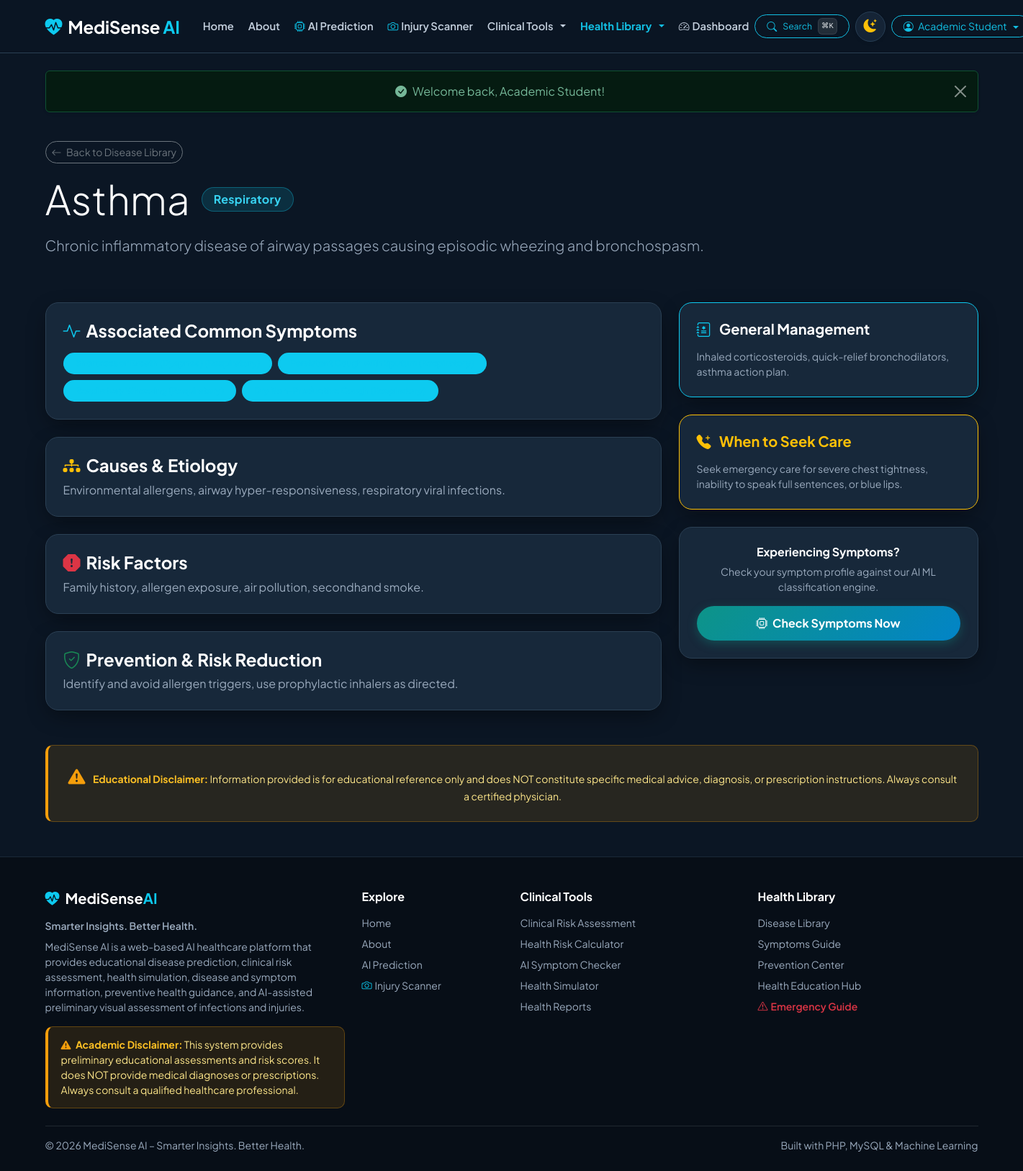
/disease_detail.php?id=4 (signed in), run on the app's committed database.
### tables this page shows
CREATE TABLE `users` (
  `id` INT AUTO_INCREMENT PRIMARY KEY,
  `name` VARCHAR(100) NOT NULL,
  `email` VARCHAR(150) NOT NULL UNIQUE,
  `password` VARCHAR(255) NOT NULL,
  `role` VARCHAR(20) DEFAULT 'user',
  `status` VARCHAR(20) DEFAULT 'active',
  `age` INT DEFAULT NULL,
  `gender` VARCHAR(20) DEFAULT NULL,
  `height_cm` FLOAT DEFAULT NULL,
  `weight_kg` FLOAT DEFAULT NULL,
  `activity_level` VARCHAR(50) DEFAULT NULL,
  `smoking_status` VARCHAR(50) DEFAULT NULL,
  `sleep_hours` FLOAT DEFAULT NULL,
  `health_goals` TEXT DEFAULT NULL,
  `pre_existing_conditions` TEXT DEFAULT NULL,
  `last_login` DATETIME DEFAULT NULL,
  `created_at` TIMESTAMP DEFAULT CURRENT_TIMESTAMP,
  INDEX `idx_users_email` (`email`)
);

CREATE TABLE `diseases` (
  `id` INT AUTO_INCREMENT PRIMARY KEY,
  `name` VARCHAR(100) NOT NULL UNIQUE,
  `category` VARCHAR(100) NOT NULL,
  `short_description` TEXT NOT NULL,
  `causes` TEXT NOT NULL,
  `risk_factors` TEXT NOT NULL,
  `prevention` TEXT NOT NULL,
  `management` TEXT NOT NULL,
  `when_to_seek_care` TEXT NOT NULL,
  INDEX `idx_diseases_category` (`category`),
  INDEX `idx_diseases_name` (`name`)
);

### includes/auth.php (called while the page is built, shortened)
<?php
require_once __DIR__ . '/functions.php';
function is_logged_in() {
    return isset($_SESSION['user_id']) && !empty($_SESSION['user_id']);
}
function get_logged_in_user() {
    $db = Database::getInstance();
    $stmt = $db->prepare("SELECT id, name, email, created_at FROM users WHERE id = ?");
    $stmt->execute([$_SESSION['user_id']]);
    return $stmt->fetch();
}

### disease_detail.php (the view, shortened to what this page needs)
<?php
require_once __DIR__ . '/includes/functions.php';
$pdo = get_db_connection();
$id = isset($_GET['id']) ? intval($_GET['id']) : 0;
$name = isset($_GET['name']) ? trim($_GET['name']) : '';
$disease = null;
$symptoms = [];
if ($pdo) {
    try {
        if ($id > 0) {
            $stmt = $pdo->prepare("SELECT * FROM diseases WHERE id = ?");
            $stmt->execute([$id]);
            $disease = $stmt->fetch();
        } elseif ($name !== '') {
            $stmt = $pdo->prepare("SELECT * FROM diseases WHERE name LIKE ?");
            $stmt->execute(['%' . $name . '%']);
            $disease = $stmt->fetch();
        }
        if ($disease) {
            $sym_stmt = $pdo->prepare("
                SELECT s.* FROM symptoms s
                JOIN disease_symptoms ds ON s.id = ds.symptom_id
                WHERE ds.disease_id = ?
            ");
            $sym_stmt->execute([$disease['id']]);
            $symptoms = $sym_stmt->fetchAll();
        }
    } catch (PDOException $e) {
        $disease = null;
    }
}
require_once __DIR__ . '/includes/header.php';
?>
<div class="row py-3">
    <div class="col-lg-12">
        <a href="diseases.php" class="btn btn-outline-secondary btn-sm rounded-pill mb-3">
            <i class="bi bi-arrow-left me-1"></i> Back to Disease Library
        </a>
        <div class="d-flex align-items-center gap-3">
            <h1 class="display-4 fw-extrabold mb-0"><?= sanitize($disease['name']) ?></h1>
            <span class="badge hero-badge px-3 py-2 rounded-pill fw-bold fs-6"><?= sanitize($disease['category']) ?></span>
        </div>
        <p class="lead text-muted mt-3"><?= sanitize($disease['short_description']) ?></p>
    </div>
</div>
<div class="row g-4 my-2">
    <div class="col-lg-8">
        <div class="card-custom p-4 mb-4">
            <h4 class="fw-bold mb-3 d-flex align-items-center">
                <i class="bi bi-activity text-info me-2"></i> Associated Common Symptoms
            </h4>
            <div class="d-flex flex-wrap gap-2">
                <?php if (!empty($symptoms)): ?>
                    <?php foreach ($symptoms as $s): ?>
                        <span class="badge bg-info bg-opacity-20 text-info border border-info border-opacity-25 px-3 py-2 rounded-pill">
                        </span>
                    <?php endforeach; ?>
                <?php else: ?>
                    <span class="text-muted small">Standard clinical symptom constellation.</span>
                <?php endif; ?>
            </div>
        </div>
        <div class="card-custom p-4 mb-4">
            <h4 class="fw-bold mb-2 d-flex align-items-center">
                <i class="bi bi-diagram-3-fill text-warning me-2"></i> Causes & Etiology
            </h4>
            <p class="text-muted mb-0"><?= sanitize($disease['causes']) ?></p>
        </div>
        <div class="card-custom p-4 mb-4">
            <h4 class="fw-bold mb-2 d-flex align-items-center">
                <i class="bi bi-exclamation-octagon-fill text-danger me-2"></i> Risk Factors
            </h4>
            <p class="text-muted mb-0"><?= sanitize($disease['risk_factors']) ?></p>
        </div>
        <div class="card-custom p-4 mb-4">
            <h4 class="fw-bold mb-2 d-flex align-items-center">
                <i class="bi bi-shield-check text-success me-2"></i> Prevention & Risk Reduction
            </h4>
            <p class="text-muted mb-0"><?= sanitize($disease['prevention']) ?></p>
        </div>
    </div>
    <div class="col-lg-4">
        <div class="card-custom p-4 mb-4 border-info">
            <h5 class="fw-bold mb-3"><i class="bi bi-journal-medical text-info me-2"></i> General Management</h5>
            <p class="small text-muted mb-0"><?= sanitize($disease['management']) ?></p>
        </div>
        <div class="card-custom p-4 mb-4 border-warning">
            <h5 class="fw-bold text-warning mb-3"><i class="bi bi-telephone-plus-fill me-2"></i> When to Seek Care</h5>
            <p class="small text-muted mb-0"><?= sanitize($disease['when_to_seek_care']) ?></p>
        </div>
        <div class="card-custom p-4 text-center">
            <h6 class="fw-bold mb-2">Experiencing Symptoms?</h6>
            <p class="small text-muted mb-3">Check your symptom profile against our AI ML classification engine.</p>
            <a href="prediction.php" class="btn btn-primary-custom w-100 rounded-pill"><i class="bi bi-cpu me-1"></i> Check Symptoms Now</a>
        </div>
    </div>
</div>
<div class="disclaimer-banner my-4 p-4 text-center">
    <i class="bi bi-exclamation-triangle-fill fs-4 me-2"></i>
    <strong>Educational Disclaimer:</strong> Information provided is for educational reference only and does NOT constitute specific medical advice, diagnosis, or prescription instructions. Always consult a certified physician.
</div>
<?php
require_once __DIR__ . '/includes/footer.php';
?>

### includes/header.php (shortened to what this page needs)
<?php
require_once __DIR__ . '/auth.php';
$current_page = basename($_SERVER['PHP_SELF']);
$user = get_logged_in_user();
?>
<!DOCTYPE html>
<html lang="en">
<head>
    <link href="https://cdn.jsdelivr.net/npm/bootstrap@5.3.2/dist/css/bootstrap.min.css" rel="stylesheet">
    <link rel="stylesheet" href="https://cdn.jsdelivr.net/npm/bootstrap-icons@1.11.1/font/bootstrap-icons.css">
    <link rel="stylesheet" href="assets/css/style.css">
</head>
<body>
    <?php
    $is_clinical_active = in_array($current_page, ['assessment.php', 'simulator.php', 'risk_calculator.php', 'report.php']);
    $is_library_active = in_array($current_page, ['diseases.php', 'disease_detail.php', 'symptoms_guide.php', 'prevention.php', 'education.php', 'emergency.php']);
    ?>
    <nav class="navbar navbar-expand-xl navbar-custom sticky-top">
        <div class="container">
            <a class="navbar-brand d-flex align-items-center me-3 me-xl-4" href="index.php">
                <i class="bi bi-heart-pulse-fill text-info me-2 fs-4"></i>
                <span class="fs-4 fw-bold">MediSense<span class="text-info"> AI</span></span>
            </a>
            <div class="collapse navbar-collapse" id="navbarMain">
                <ul class="navbar-nav me-xl-auto mb-2 mb-xl-0 align-items-xl-center gap-xl-1 py-2 py-xl-0 small fw-semibold">
                    <li class="nav-item">
                        <a class="nav-link <?= $current_page == 'index.php' ? 'active text-info fw-bold' : '' ?>" href="index.php">Home</a>
                    </li>
                    <li class="nav-item">
                        <a class="nav-link <?= $current_page == 'about.php' ? 'active text-info fw-bold' : '' ?>" href="about.php">About</a>
                    </li>
                    <li class="nav-item">
                        <a class="nav-link <?= $current_page == 'prediction.php' ? 'active text-info fw-bold' : '' ?>" href="prediction.php">
                            <i class="bi bi-cpu me-1 text-info"></i>AI Prediction
                        </a>
                    </li>
                    <li class="nav-item">
                        <a class="nav-link <?= $current_page == 'image_scanner.php' ? 'active text-info fw-bold' : '' ?>" href="image_scanner.php">
                            <i class="bi bi-camera me-1 text-info"></i>Injury Scanner
                        </a>
                    </li>
                    <li class="nav-item dropdown">
                        <a class="nav-link dropdown-toggle d-inline-flex align-items-center gap-1 <?= $is_clinical_active ? 'active text-info fw-bold' : '' ?>" href="#" id="clinicalToolsDropdown" role="button" data-bs-toggle="dropdown" aria-expanded="false">
                            <span>Clinical Tools</span>
                        </a>
                    </li>
                    <li class="nav-item dropdown">
                        <a class="nav-link dropdown-toggle d-inline-flex align-items-center gap-1 <?= $is_library_active ? 'active text-info fw-bold' : '' ?>" href="#" id="healthLibraryDropdown" role="button" data-bs-toggle="dropdown" aria-expanded="false">
                            <span>Health Library</span>
                        </a>
                    </li>
                    <li class="nav-item">
                        <a class="nav-link <?= in_array($current_page, ['dashboard.php', 'profile.php', 'history.php']) ? 'active text-info fw-bold' : '' ?>" href="dashboard.php">
                            <i class="bi bi-speedometer2 me-1"></i>Dashboard
                        </a>
                    </li>
                </ul>
                <div class="navbar-actions d-flex align-items-center gap-2">
                    <button type="button" class="btn btn-sm btn-outline-info rounded-pill px-3 py-1 d-inline-flex align-items-center gap-2" data-bs-toggle="modal" data-bs-target="#globalSearchModal" title="Global Search (Ctrl+K)">
                        <i class="bi bi-search"></i>
                        <span class="d-none d-md-inline small">Search</span>
                        <kbd class="bg-secondary bg-opacity-25 text-body small px-1 rounded border border-secondary border-opacity-25" style="font-size: 0.65rem;">⌘K</kbd>
                    </button>
                    <button id="themeToggleBtn" type="button" class="theme-toggle-btn" onclick="toggleSiteTheme()" title="Switch to dark mode" aria-label="Switch to dark mode">
                        <i class="bi bi-moon-stars-fill theme-icon-dark text-warning"></i>
                    </button>
                    <?php if (is_logged_in()): ?>
                        <div class="dropdown">
                            <button class="btn btn-sm btn-outline-info dropdown-toggle rounded-pill px-3 py-1" type="button" id="userMenuDropdown" data-bs-toggle="dropdown" aria-expanded="false">
                                <i class="bi bi-person-circle me-1"></i> <?= sanitize($user['name']) ?>
                            </button>
                        </div>
                    <?php else: ?>
                        <a class="btn-nav-login" href="login.php">Login</a>
                        <a class="btn-nav-register" href="register.php">Register</a>
                    <?php endif; ?>
                </div>
            </div>
        </div>
    </nav>
    <main class="py-4">
        <div class="container">

### data on the page
users: name "Academic Student"
diseases: name "Asthma", category "Respiratory", short_description "Chronic inflammatory disease of airway passages causing episodic wheezing and bronchospasm.", causes "Environmental allergens, airway hyper-responsiveness, respiratory viral infections.", risk_factors "Family history, allergen exposure, air pollution, secondhand smoke.", prevention "Identify and avoid allergen triggers, use prophylactic inhalers as directed.", management "Inhaled corticosteroids, quick-relief bronchodilators, asthma action plan.", when_to_seek_care "Seek emergency care for severe chest tightness, inability to speak full sentences, or blue lips."

### other printed values
$flash['message'] "Welcome back, Academic Student!"
